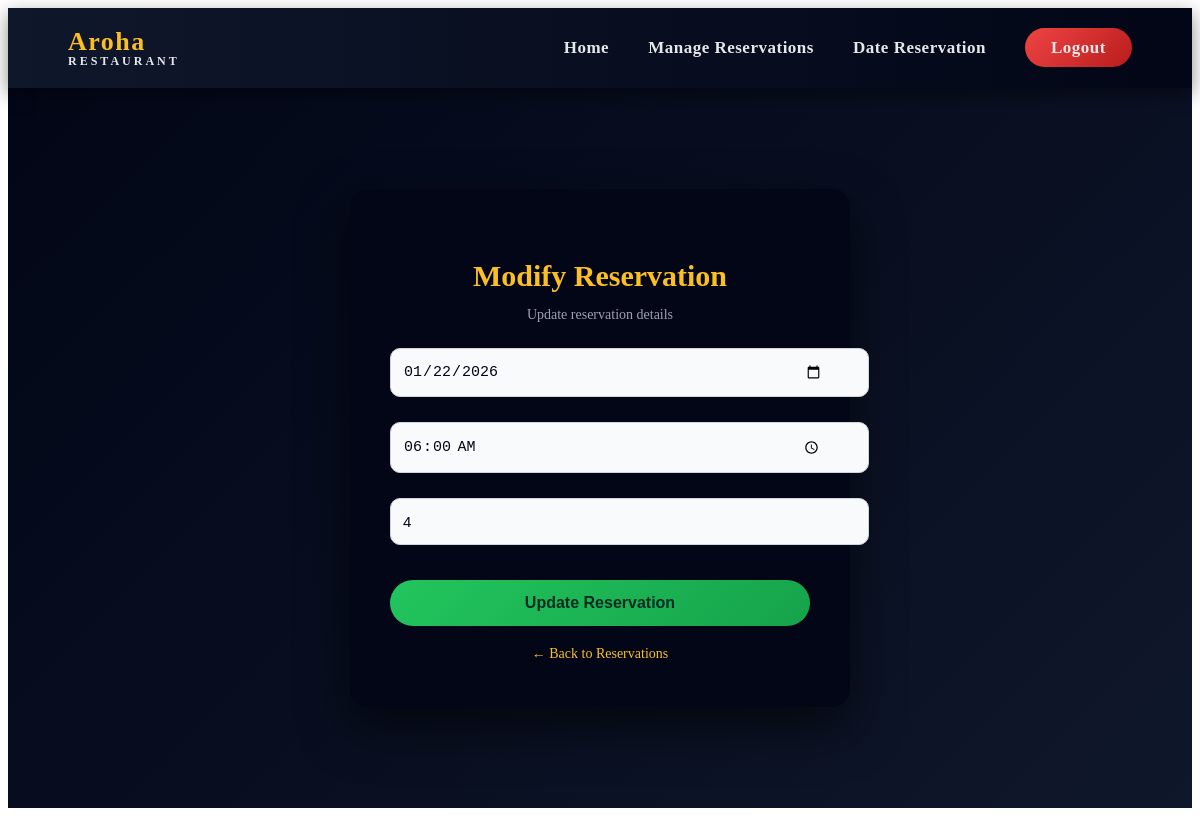
Page /admin_modify/1 (signed in) on the committed database.
### restaurent/models.py (models this page shows)
class Reservation(models.Model):
    user = models.ForeignKey(User, on_delete=models.CASCADE)
    table = models.ForeignKey(Table, on_delete=models.CASCADE)
    reservation_date = models.DateField()
    time_slot = models.TimeField()
    guests = models.IntegerField()

### restaurent/views.py (the view, shortened to what this page needs)
# urls.py: path('admin_modify/<int:pk>',admin_modify,name='admin_modify')
@staff_member_required(login_url='login_')
def admin_modify(request,pk):
    reservation=Reservation.objects.get(id=pk)
    return render(request,'admin_modify.html',{'reservation':reservation})

### restaurent/templates/admin_modify.html (shortened to what this page needs)
{% extends 'main.html' %}
{% load static %}
{% block css %}
<link rel="stylesheet" href="{% static 'admin_modify.css' %}">
{% endblock %}
{% block content %}
<div class="modify-container">
    <div class="modify-card">
        <h2>Modify Reservation</h2>
        <p class="subtitle">Update reservation details</p>
        <form method="POST">
            <div class="input-group icon-input">
                <input type="date" name="date"
                       value="{{ reservation.reservation_date|date:'Y-m-d' }}"
                       required>
            </div>
            <div class="input-group icon-input">
                <input type="time" name="time"
                       value="{{ reservation.time_slot|time:'H:i' }}"
                       required>
            </div>
            <div class="input-group">
                <input type="number" name="guests"
                       value="{{ reservation.guests }}"
                       min="1" required>
            </div>
            <button type="submit" class="update-btn">Update Reservation</button>
        </form>
        <a href="{% url 'view_reservations' %}" class="back-link">← Back to Reservations</a>
    </div>
</div>
{% endblock %}

### restaurent/static/admin_modify.css (style rules this page uses)
.modify-container { min-height: calc(100vh - 80px); display: flex; align-items: center; justify-content: center; background: linear-gradient(135deg, #020617, #0f172a); }
.modify-card { background: #020617; padding: 45px 40px; width: 420px; border-radius: 18px; box-shadow: 0 20px 50px rgba(0, 0, 0, 0.6); text-align: center; overflow: visible; }
.modify-card h2 { color: #fbbf24; font-size: 30px; margin-bottom: 5px; }
.modify-card .subtitle { color: #9ca3af; font-size: 14px; margin-bottom: 25px; }
.modify-card .input-group { position: relative; margin-bottom: 25px; }
.modify-card .input-group input { width: 100%; padding: 14px 12px; padding-right: 45px; background: #f9fafb; border: 1px solid #d1d5db; border-radius: 10px; color: #020617; font-size: 15px; outline: none; }
.update-btn { width: 100%; margin-top: 10px; padding: 14px; border: none; border-radius: 999px; background: linear-gradient(135deg, #22c55e, #16a34a); color: #022c22; font-size: 16px; font-weight: 700; cursor: pointer; transition: all 0.3s ease; }
.back-link { display: inline-block; margin-top: 20px; color: #fbbf24; font-size: 14px; text-decoration: none; }

### rows in the picture
Reservation: date "01/22/2026", time "06:00", guests "4"
